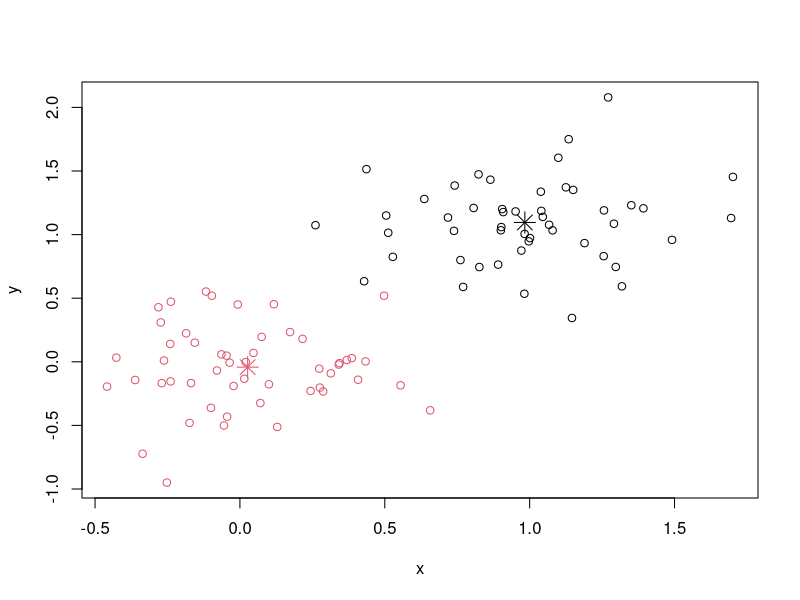
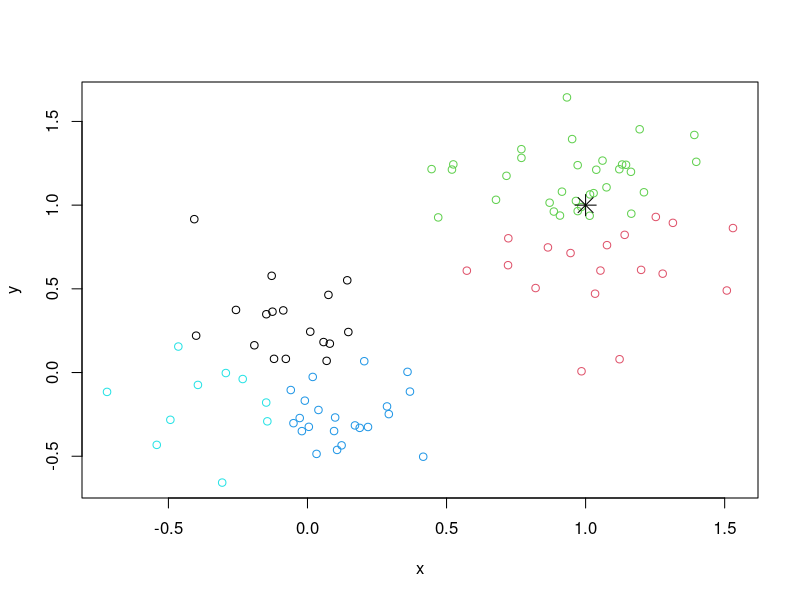

Recreate these plots in R, in order.
require(graphics)

# a 2-dimensional example
x <- rbind(matrix(rnorm(100, sd = 0.3), ncol = 2),
           matrix(rnorm(100, mean = 1, sd = 0.3), ncol = 2))
colnames(x) <- c("x", "y")
(cl <- kmeans(x, 2))
plot(x, col = cl$cluster)
points(cl$centers, col = 1:2, pch = 8, cex = 2)


#####################
x <- rbind(matrix(rnorm(100, sd = 0.3), ncol = 2),
           matrix(rnorm(100, mean = 1, sd = 0.3), ncol = 2))
colnames(x) <- c("x", "y")

mat_1 <- matrix(rnorm(100,sd=0.3),ncol = 2)
mat_2 <- matrix(rnorm(100,mean=1,sd=0.3),ncol = 2)

bind_results <- rbind(mat_1,mat_2)

colnames(x) <- c("x","y") # 행에 이름을 붙여줌
cl <- kmeans(x,5) # 1부터 3까지의 숫자로 표현
cl
plot(x,col=cl$cluster)
points(cl$cluster,col=1:3,pch=8,cex=2) # 
